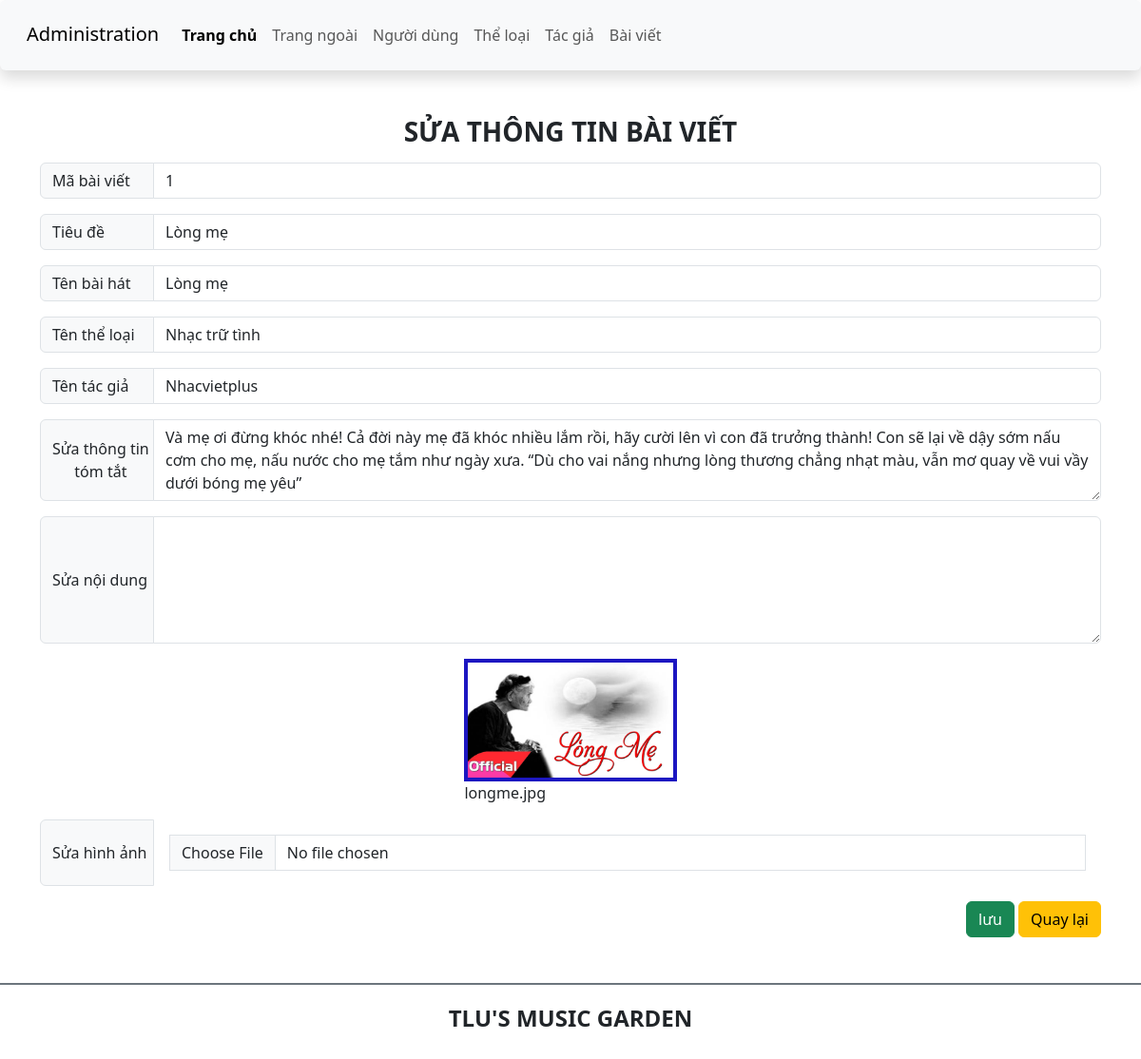
The page /admin/edit_article.php?id=1 on the database its author committed.
### tables this page shows
CREATE TABLE `baiviet` (
  `ma_bviet` int(11) NOT NULL,
  `tieude` varchar(200) NOT NULL,
  `ten_bhat` varchar(100) NOT NULL,
  `ma_tloai` int(11) NOT NULL,
  `tomtat` text NOT NULL,
  `noidung` text DEFAULT NULL,
  `ma_tgia` int(11) NOT NULL,
  `ngayviet` datetime NOT NULL DEFAULT current_timestamp(),
  `hinhanh` varchar(200) DEFAULT NULL
);

CREATE TABLE `theloai` (
  `ma_tloai` int(11) NOT NULL,
  `ten_tloai` varchar(50) NOT NULL
);

CREATE TABLE `tacgia` (
  `ma_tgia` int(11) NOT NULL,
  `ten_tgia` varchar(100) NOT NULL,
  `hinh_tgia` varchar(100) DEFAULT NULL
);

### includes/executeSQL.php (called while the page is built, shortened)
<?php
function executeResult($sql){
    $conn = mysqli_connect(servername, username, password, dbname);
    $result = mysqli_query($conn, $sql);
    $list = [];
    while ($row = mysqli_fetch_assoc($result)) {
        $list[] = $row;
    }
    return $list;
}
?>

### admin/edit_article.php (the view)
<?php
require_once('includes/header_admin.php');
require_once('../includes/executeSQL.php');
if(isset($_GET['id']))
    $articles = executeResult("select * from baiviet where ma_bviet = ".$_GET['id'] );
?>
<main class="container mt-5 mb-5">
    <div class="row">
        <div class="col-sm">
            <h3 class="text-center text-uppercase fw-bold">SỬA THÔNG TIN BÀI VIẾT</h3>
            <form action="process_add_article.php" method="post" enctype="multipart/form-data">
                <div class="input-group mt-3 mb-3">
                    <span class="input-group-text" id="lblCatId" style="width:120px;">Mã bài viết</span>
                    <input type="text" class="form-control" name="ma_bviet" readonly value="<?=$articles[0]['ma_bviet'] ?? ''?>">
                </div>
                <div class="input-group mt-3 mb-3">
                    <span class="input-group-text" id="lblCatName" style="width: 120px;">Tiêu đề </span>
                    <input type="text" class="form-control" name="tieude" value="<?=$articles[0]['tieude']  ?? '' ?>">
                </div>
                <div class="input-group mt-3 mb-3">
                    <span class="input-group-text" id="lblCatName1" style="width: 120px;">Tên bài hát</span>
                    <input type="text" class="form-control" name="ten_bhat" value="<?=$articles[0]['ten_bhat']   ?? ''?> ">
                </div>
                <div class="input-group mt-3 mb-3">
                    <span class="input-group-text" id="lblCatId1" style="width: 120px;">Tên thể loại</span>
                    <select name="ten_tloai" id="cars" class="form-control">
                        <?php
                        $categorys = executeResult(" select * from theloai");
                        foreach ($categorys as $category) {
                            ?>
                            <option value="<?= $category['ten_tloai'] ?>" <?php
                              if ($articles[0]['ma_tloai'] == $category['ma_tloai'])
                                  echo 'selected' ?>><?=
                                  $category['ten_tloai'] ?></option>
                            <?php
                        }
                        ?>
                    </select>
                </div>
                <div class="input-group mt-3 mb-3">
                    <span class="input-group-text" id="lblCatId1" style="width: 120px;">Tên tác giả</span>
                    <select name="ten_tgia" id="cars" class="form-control">
                        <?php
                        $authors = executeResult(" select * from tacgia");
                        foreach ($authors as $author) {
                            ?>
                            <option value="<?= $author['ten_tgia'] ?>" <?php if ($articles[0]['ma_tgia'] == $author['ma_tgia'])
                                  echo 'selected' ?>><?= $author['ten_tgia'] ?></option>
                            <?php
                        }
                        ?>
                    </select>
                </div>
                <div class="input-group mt-3 mb-3">
                <span class="input-group-text" id="lblCatId1" style="width: 120px;">Sửa thông tin <br> tóm tắt</span>
                    <textarea class="form-control" id="exampleFormControlTextarea1" rows="3" name="tomtat"><?=$articles[0]['tomtat'] ?? ''?></textarea>
                </div>
                <div class="input-group mt-3 mb-3">
                <span class="input-group-text" id="lblCatId1" style="width: 120px;">Sửa nội dung</span>
                    <textarea class="form-control" id="exampleFormControlTextarea1" rows="5" name="noidung" ><?=$articles[0]['noidung'] ?? ''?></textarea>
                </div>
                <div style="width:20%; margin:auto;"><img src="../images/songs/<?= $articles[0]['hinhanh'] ?? ''?>"
                        alt="chưa có hình ảnh" style="width: 100%; border: 4px solid #1c16c1;">
                        <span><?= $articles[0]['hinhanh'] ?? "" ?></span>
                </div>
                <div class="input-group mt-3 mb-3">
                    <span class="input-group-text" id="lblCatId1"style="width: 120px;">Sửa hình ảnh</span>
                    <input type="file"class="form-control m-3" name="hinhanh" id="image"
                        value="<?= $articles[0]['hinhanh'] ?? '' ?> "><br>
                </div>
                <div class="form-group float-end ">
                    <input type="submit" name="btn" value="lưu" class="btn btn-success">
                    <a href="article.php" class="btn btn-warning ">Quay lại</a>
                </div>
            </form>
        </div>
    </div>
</main>
<?php
require_once('../includes/footer.php');
?>

### rows shown on the page
baiviet: ma_bviet "1", tieude "Lòng mẹ", ten_bhat "Lòng mẹ", ten_tloai "Nhạc trữ tình", ten_tgia "Nhacvietplus", tomtat "Và mẹ ơi đừng khóc nhé! Cả đời này mẹ đã khóc nhiều lắm rồi, hãy cười lên vì con đã trưởng thành! Con sẽ lại về dậy sớm nấu cơm cho mẹ, nấu nước cho mẹ tắm như ngày xưa. “Dù cho vai nắng nhưng lòng thương chẳng nhạt màu, vẫn mơ quay về vui vầy dưới bóng mẹ yêu”", hinhanh (picture), hinhanh "longme.jpg"
